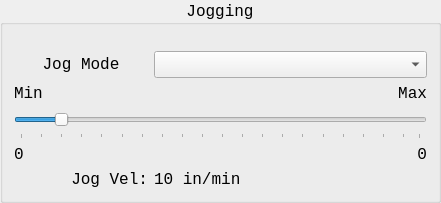
   <widget class="QGroupBox" name="groupBox_Jogging">
    <property name="geometry">
     <rect>
      <x>1480</x>
      <y>630</y>
      <width>441</width>
      <height>201</height>
     </rect>
    </property>
    <property name="font">
     <font>
      <family>Monospace</family>
      <pointsize>12</pointsize>
     </font>
    </property>
    <property name="title">
     <string>Jogging</string>
    </property>
    <property name="alignment">
     <set>Qt::AlignCenter</set>
    </property>
    <layout class="QGridLayout" name="gridLayout_19">
     <property name="topMargin">
      <number>26</number>
     </property>
     <item row="0" column="0">
      <widget class="QLabel" name="label_6">
       <property name="font">
        <font>
         <family>Monospace</family>
         <pointsize>12</pointsize>
         <weight>50</weight>
         <italic>false</italic>
         <bold>false</bold>
        </font>
       </property>
       <property name="text">
        <string>Jog Mode</string>
       </property>
       <property name="alignment">
        <set>Qt::AlignCenter</set>
       </property>
      </widget>
     </item>
     <item row="0" column="1" colspan="2">
      <widget class="QComboBox" name="jog_modes_cb">
       <property name="font">
        <font>
         <family>Monospace</family>
         <pointsize>12</pointsize>
        </font>
       </property>
       <property name="maxCount">
        <number>255</number>
       </property>
      </widget>
     </item>
     <item row="1" column="0">
      <widget class="QLabel" name="label_10">
       <property name="font">
        <font>
         <family>Monospace</family>
         <pointsize>12</pointsize>
         <weight>50</weight>
         <italic>false</italic>
         <bold>false</bold>
        </font>
       </property>
       <property name="text">
        <string>Min</string>
       </property>
       <property name="alignment">
        <set>Qt::AlignLeading|Qt::AlignLeft|Qt::AlignVCenter</set>
       </property>
      </widget>
     </item>
     <item row="1" column="2">
      <widget class="QLabel" name="label_11">
       <property name="font">
        <font>
         <family>Monospace</family>
         <pointsize>12</pointsize>
         <weight>50</weight>
         <italic>false</italic>
         <bold>false</bold>
        </font>
       </property>
       <property name="text">
        <string>Max</string>
       </property>
       <property name="alignment">
        <set>Qt::AlignRight|Qt::AlignTrailing|Qt::AlignVCenter</set>
       </property>
      </widget>
     </item>
     <item row="2" column="0" colspan="3">
      <widget class="QSlider" name="jog_vel_sl">
       <property name="minimumSize">
        <size>
         <width>0</width>
         <height>30</height>
        </size>
       </property>
       <property name="value">
        <number>10</number>
       </property>
       <property name="orientation">
        <enum>Qt::Horizontal</enum>
       </property>
       <property name="tickPosition">
        <enum>QSlider::TicksBelow</enum>
       </property>
       <property name="tickInterval">
        <number>5</number>
       </property>
      </widget>
     </item>
     <item row="3" column="0">
      <widget class="QLabel" name="min_jog_vel_lb">
       <property name="font">
        <font>
         <family>Monospace</family>
         <pointsize>12</pointsize>
         <weight>50</weight>
         <italic>false</italic>
         <bold>false</bold>
        </font>
       </property>
       <property name="text">
        <string>0</string>
       </property>
       <property name="alignment">
        <set>Qt::AlignLeading|Qt::AlignLeft|Qt::AlignVCenter</set>
       </property>
      </widget>
     </item>
     <item row="3" column="2">
      <widget class="QLabel" name="max_jog_vel_lb">
       <property name="font">
        <font>
         <family>Monospace</family>
         <pointsize>12</pointsize>
         <weight>50</weight>
         <italic>false</italic>
         <bold>false</bold>
        </font>
       </property>
       <property name="text">
        <string>0</string>
       </property>
       <property name="alignment">
        <set>Qt::AlignRight|Qt::AlignTrailing|Qt::AlignVCenter</set>
       </property>
      </widget>
     </item>
     <item row="4" column="0">
      <widget class="QLabel" name="label_9">
       <property name="maximumSize">
        <size>
         <width>200</width>
         <height>16777215</height>
        </size>
       </property>
       <property name="font">
        <font>
         <family>Monospace</family>
         <pointsize>12</pointsize>
         <weight>50</weight>
         <italic>false</italic>
         <bold>false</bold>
        </font>
       </property>
       <property name="text">
        <string>Jog Vel:</string>
       </property>
       <property name="alignment">
        <set>Qt::AlignRight|Qt::AlignTrailing|Qt::AlignVCenter</set>
       </property>
      </widget>
     </item>
     <item row="4" column="1" colspan="2">
      <widget class="QLabel" name="jog_vel_lb">
       <property name="baseSize">
        <size>
         <width>0</width>
         <height>0</height>
        </size>
       </property>
       <property name="palette">
        <palette>
         <active>
          <colorrole role="WindowText">
           <brush brushstyle="SolidPattern">
            <color alpha="255">
             <red>0</red>
             <green>0</green>
             <blue>0</blue>
            </color>
           </brush>
          </colorrole>
          <colorrole role="Button">
           <brush brushstyle="SolidPattern">
            <color alpha="255">
             <red>250</red>
             <green>250</green>
             <blue>250</blue>
            </color>
           </brush>
          </colorrole>
          <colorrole role="Text">
           <brush brushstyle="SolidPattern">
            <color alpha="255">
             <red>0</red>
             <green>0</green>
             <blue>0</blue>
            </color>
           </brush>
          </colorrole>
          <colorrole role="ButtonText">
           <brush brushstyle="SolidPattern">
            <color alpha="255">
             <red>0</red>
             <green>0</green>
             <blue>0</blue>
            </color>
           </brush>
          </colorrole>
          <colorrole role="Base">
           <brush brushstyle="SolidPattern">
            <color alpha="255">
             <red>250</red>
             <green>250</green>
             <blue>250</blue>
            </color>
           </brush>
          </colorrole>
          <colorrole role="Window">
           <brush brushstyle="SolidPattern">
            <color alpha="255">
             <red>250</red>
             <green>250</green>
             <blue>250</blue>
            </color>
           </brush>
          </colorrole>
          <colorrole role="PlaceholderText">
           <brush brushstyle="SolidPattern">
            <color alpha="255">
             <red>0</red>
             <green>0</green>
             <blue>0</blue>
            </color>
           </brush>
          </colorrole>
         </active>
         <inactive>
          <colorrole role="WindowText">
           <brush brushstyle="SolidPattern">
            <color alpha="255">
             <red>0</red>
             <green>0</green>
             <blue>0</blue>
            </color>
           </brush>
          </colorrole>
          <colorrole role="Button">
           <brush brushstyle="SolidPattern">
            <color alpha="255">
             <red>250</red>
             <green>250</green>
             <blue>250</blue>
            </color>
           </brush>
          </colorrole>
          <colorrole role="Text">
           <brush brushstyle="SolidPattern">
            <color alpha="255">
             <red>0</red>
             <green>0</green>
             <blue>0</blue>
            </color>
           </brush>
          </colorrole>
          <colorrole role="ButtonText">
           <brush brushstyle="SolidPattern">
            <color alpha="255">
             <red>0</red>
             <green>0</green>
             <blue>0</blue>
            </color>
           </brush>
          </colorrole>
          <colorrole role="Base">
           <brush brushstyle="SolidPattern">
            <color alpha="255">
             <red>250</red>
             <green>250</green>
             <blue>250</blue>
            </color>
           </brush>
          </colorrole>
          <colorrole role="Window">
           <brush brushstyle="SolidPattern">
            <color alpha="255">
             <red>250</red>
             <green>250</green>
             <blue>250</blue>
            </color>
           </brush>
          </colorrole>
          <colorrole role="PlaceholderText">
           <brush brushstyle="SolidPattern">
            <color alpha="255">
             <red>0</red>
             <green>0</green>
             <blue>0</blue>
            </color>
           </brush>
          </colorrole>
         </inactive>
         <disabled>
          <colorrole role="WindowText">
           <brush brushstyle="SolidPattern">
            <color alpha="255">
             <red>0</red>
             <green>0</green>
             <blue>0</blue>
            </color>
           </brush>
          </colorrole>
          <colorrole role="Button">
           <brush brushstyle="SolidPattern">
            <color alpha="255">
             <red>250</red>
             <green>250</green>
             <blue>250</blue>
            </color>
           </brush>
          </colorrole>
          <colorrole role="Text">
           <brush brushstyle="SolidPattern">
            <color alpha="255">
             <red>0</red>
             <green>0</green>
             <blue>0</blue>
            </color>
           </brush>
          </colorrole>
          <colorrole role="ButtonText">
           <brush brushstyle="SolidPattern">
            <color alpha="255">
             <red>0</red>
             <green>0</green>
             <blue>0</blue>
            </color>
           </brush>
          </colorrole>
          <colorrole role="Base">
           <brush brushstyle="SolidPattern">
            <color alpha="255">
             <red>250</red>
             <green>250</green>
             <blue>250</blue>
            </color>
           </brush>
          </colorrole>
          <colorrole role="Window">
           <brush brushstyle="SolidPattern">
            <color alpha="255">
             <red>250</red>
             <green>250</green>
             <blue>250</blue>
            </color>
           </brush>
          </colorrole>
          <colorrole role="PlaceholderText">
           <brush brushstyle="SolidPattern">
            <color alpha="255">
             <red>0</red>
             <green>0</green>
             <blue>0</blue>
            </color>
           </brush>
          </colorrole>
         </disabled>
        </palette>
       </property>
       <property name="font">
        <font>
         <family>Monospace</family>
         <pointsize>12</pointsize>
         <weight>50</weight>
         <italic>false</italic>
         <bold>false</bold>
        </font>
       </property>
       <property name="text">
        <string>10 in/min</string>
       </property>
      </widget>
     </item>
    </layout>
   </widget>
